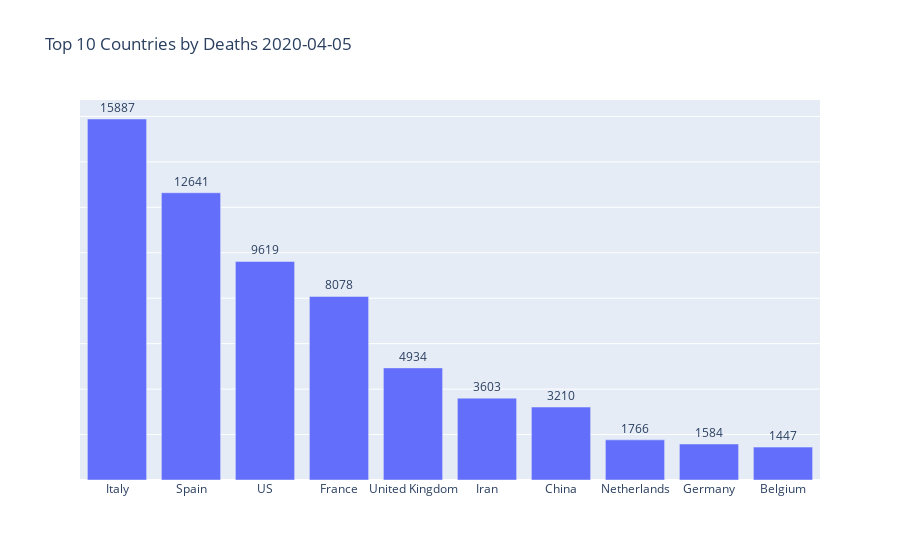

Write notebook code for a chart like this one.
### Code cell
totalcases = Cases.max(level=0)['deaths'].reset_index().set_index('parent')
totalcases = totalcases.sort_values(by='deaths',ascending=False)
top10 = totalcases.head(10)
fig = go.Figure(go.Bar(x=top10.index, y=top10['deaths'],
                      text=top10['deaths'],
            textposition='outside'))
fig.update_layout(title_text='Top 10 Countries by Deaths '+lastrecordeddate)
fig.update_yaxes(showticklabels=False)

fig.show()

### Figure 1 — Plotly figure (JSON) as saved in the notebook; plotly's stock layout.template omitted (floating-point values rounded to 4 significant figures)
{"data": [{"text": [15887, 12641, 9619, 8078, 4934, 3603, 3210, 1766, 1584, 1447], "textposition": "outside", "type": "bar", "x": ["Italy", "Spain", "US", "France", "United Kingdom", "Iran", "China", "Netherlands", "Germany", "Belgium"], "y": [15887, 12641, 9619, 8078, 4934, 3603, 3210, 1766, 1584, 1447]}], "layout": {"title": {"text": "Top 10 Countries by Deaths 2020-04-05"}, "yaxis": {"showticklabels": false}}}
